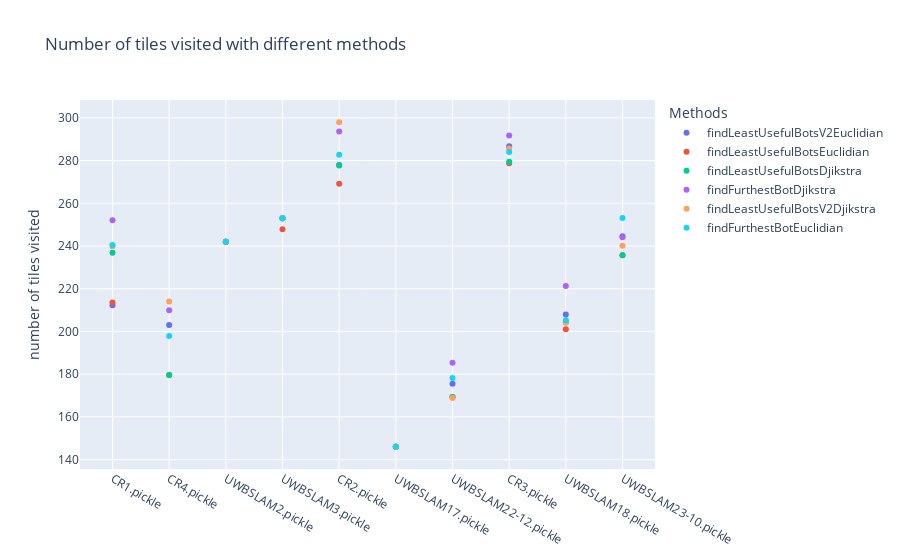

Notebook cell for this chart:
### Code cell
fig = go.Figure()
for j, parameter in enumerate(parametersToTest):
    fig.add_trace(go.Scatter(x=rooms, y=rSeries[j],
                        mode='markers',
                        name=parameter))

fig.update_layout(
    title="Number of tiles visited with different methods",
    yaxis_title="number of tiles visited",
    legend_title="Methods",

)      
fig.show()

### Figure 1 — Plotly figure (JSON) as saved in the notebook; plotly's stock layout.template omitted (floating-point values rounded to 4 significant figures)
{"data": [{"mode": "markers", "name": "findLeastUsefulBotsV2Euclidian", "type": "scatter", "x": ["CR1.pickle", "CR4.pickle", "UWBSLAM2.pickle", "UWBSLAM3.pickle", "CR2.pickle", "UWBSLAM17.pickle", "UWBSLAM22-12.pickle", "CR3.pickle", "UWBSLAM18.pickle", "UWBSLAM23-10.pickle"], "y": [212.3, 203, 242, 253, 277.9, 146, 175.5, 286.7, 208, 244.6]}, {"mode": "markers", "name": "findLeastUsefulBotsEuclidian", "type": "scatter", "x": ["CR1.pickle", "CR4.pickle", "UWBSLAM2.pickle", "UWBSLAM3.pickle", "CR2.pickle", "UWBSLAM17.pickle", "UWBSLAM22-12.pickle", "CR3.pickle", "UWBSLAM18.pickle", "UWBSLAM23-10.pickle"], "y": [213.6, 179.6, 242, 247.9, 269.2, 146, 169.3, 278.8, 201, 235.7]}, {"mode": "markers", "name": "findLeastUsefulBotsDjikstra", "type": "scatter", "x": ["CR1.pickle", "CR4.pickle", "UWBSLAM2.pickle", "UWBSLAM3.pickle", "CR2.pickle", "UWBSLAM17.pickle", "UWBSLAM22-12.pickle", "CR3.pickle", "UWBSLAM18.pickle", "UWBSLAM23-10.pickle"], "y": [236.9, 179.6, 242, 253, 277.7, 146, 169.3, 279.5, 204.3, 235.7]}, {"mode": "markers", "name": "findFurthestBotDjikstra", "type": "scatter", "x": ["CR1.pickle", "CR4.pickle", "UWBSLAM2.pickle", "UWBSLAM3.pickle", "CR2.pickle", "UWBSLAM17.pickle", "UWBSLAM22-12.pickle", "CR3.pickle", "UWBSLAM18.pickle", "UWBSLAM23-10.pickle"], "y": [252.1, 210, 242, 253, 293.6, 146, 185.3, 291.8, 221.3, 244.1]}, {"mode": "markers", "name": "findLeastUsefulBotsV2Djikstra", "type": "scatter", "x": ["CR1.pickle", "CR4.pickle", "UWBSLAM2.pickle", "UWBSLAM3.pickle", "CR2.pickle", "UWBSLAM17.pickle", "UWBSLAM22-12.pickle", "CR3.pickle", "UWBSLAM18.pickle", "UWBSLAM23-10.pickle"], "y": [239.9, 214, 242, 253, 298, 146, 168.8, 285.7, 204.1, 240.1]}, {"mode": "markers", "name": "findFurthestBotEuclidian", "type": "scatter", "x": ["CR1.pickle", "CR4.pickle", "UWBSLAM2.pickle", "UWBSLAM3.pickle", "CR2.pickle", "UWBSLAM17.pickle", "UWBSLAM22-12.pickle", "CR3.pickle", "UWBSLAM18.pickle", "UWBSLAM23-10.pickle"], "y": [240.5, 197.9, 242, 253, 282.8, 146, 178.2, 284.1, 205.3, 253.1]}], "layout": {"legend": {"title": {"text": "Methods"}}, "title": {"text": "Number of tiles visited with different methods"}, "yaxis": {"title": {"text": "number of tiles visited"}}}}
